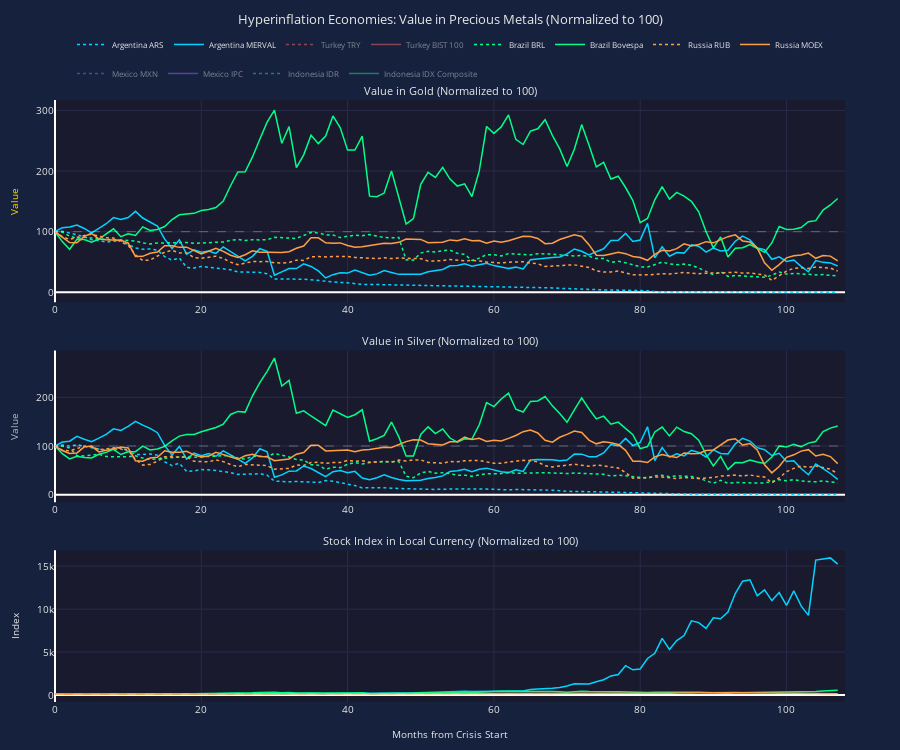

The notebook cell saved with this chart:
### Code cell
# Aggregate chart - Normalized values (Start = 100)
fig = plot_aggregate_chart(norm_data, use_pct_change=False)
fig.update_layout(title=dict(
    text='Hyperinflation Economies: Value in Precious Metals (Normalized to 100)',
    font=dict(size=13, color=CHART_COLORS['text']),
    x=0.5, xanchor='center'
))
fig.show()

fig.write_html('hyperinflation_analysis.html')
print("Saved to hyperinflation_analysis.html")
